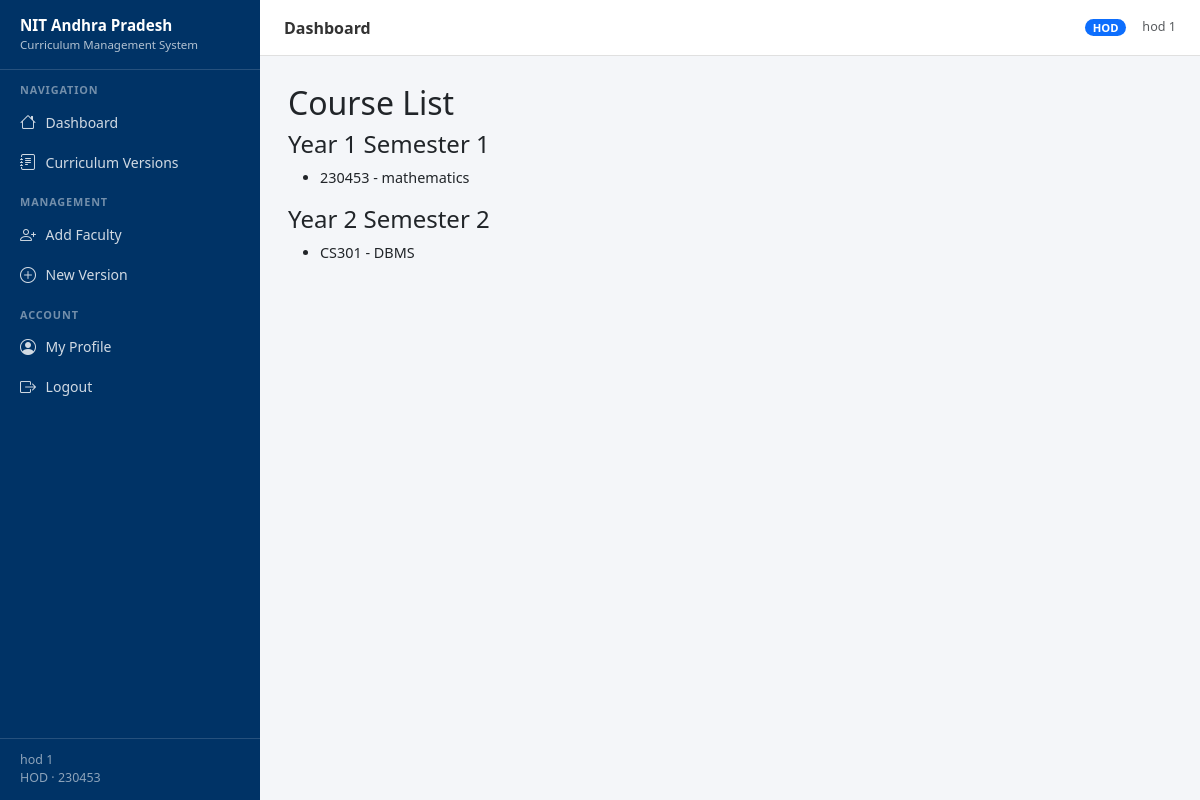
The app's page /curriculum/version/2/courses/ (signed in) with its own data.
### accounts/models.py (models this page shows, shortened)
class Profile(models.Model):
    ROLE_ADMIN = 'ADMIN'
    ROLE_HOD = 'HOD'
    ROLE_FACULTY = 'FACULTY'
    ROLE_CHOICES = [
        (ROLE_ADMIN, 'Admin'),
        (ROLE_HOD, 'HOD'),
        (ROLE_FACULTY, 'Faculty'),
    ]
    user = models.OneToOneField(User, on_delete=models.CASCADE, related_name='profile')
    role = models.CharField(max_length=20, choices=ROLE_CHOICES)
    department = models.ForeignKey(
        Department,
        on_delete=models.SET_NULL,
        null=True,
        blank=True,
        related_name='profiles'
    )
    employee_id = models.CharField(max_length=50, blank=True)
    phone = models.CharField(max_length=20, blank=True)
    created_at = models.DateTimeField(auto_now_add=True)
    class Meta:
        ordering = ['user__last_name', 'user__first_name']
    @property
    def is_admin(self):
        return self.role == self.ROLE_ADMIN
    @property
    def is_hod(self):
        return self.role == self.ROLE_HOD
    @property
    def display_name(self):
        full = self.user.get_full_name()
        return full if full.strip() else self.user.username

class Department(models.Model):
    name = models.CharField(max_length=200)
    code = models.CharField(max_length=20, unique=True)
    degree = models.CharField(max_length=100, default='B.Tech')
    created_at = models.DateTimeField(auto_now_add=True)
    updated_at = models.DateTimeField(auto_now=True)
    class Meta:
        ordering = ['name']

### curriculum/models.py (models this page shows, shortened)
class Semester(models.Model):
    YEAR_CHOICES = [
        (1, 'Year I'), (2, 'Year II'), (3, 'Year III'), (4, 'Year IV'),
    ]
    SEM_CHOICES = [
        (1, 'Semester I'), (2, 'Semester II'),
    ]
    curriculum_version = models.ForeignKey(CurriculumVersion, on_delete=models.CASCADE, related_name='semesters')
    year = models.PositiveSmallIntegerField(choices=YEAR_CHOICES)
    semester = models.PositiveSmallIntegerField(choices=SEM_CHOICES)
    class Meta:
        ordering = ['year', 'semester']
        unique_together = [('curriculum_version', 'year', 'semester')]
    def __str__(self):
        return f"Year {self.year} Semester {self.semester}"

class Course(models.Model):
    semester = models.ForeignKey(Semester, on_delete=models.CASCADE, related_name='courses')
    category = models.ForeignKey(CourseCategory, on_delete=models.SET_NULL, null=True, related_name='courses')
    code = models.CharField(max_length=20)
    title = models.CharField(max_length=300)
    lectures = models.PositiveSmallIntegerField(default=0, verbose_name='L')
    tutorials = models.PositiveSmallIntegerField(default=0, verbose_name='T')
    practicals = models.PositiveSmallIntegerField(default=0, verbose_name='P')
    credits = models.PositiveSmallIntegerField(default=0)
    is_elective = models.BooleanField(default=False)
    elective_group = models.CharField(
        max_length=50,
        blank=True,
        help_text="Group label for OR electives, e.g. 'Group A'"
    )
    prerequisites = models.ManyToManyField(
        'self',
        symmetrical=False,
        blank=True,
        related_name='prerequisite_for'
    )
    syllabus_text = models.TextField(blank=True)
    display_order = models.PositiveSmallIntegerField(default=0)
    created_at = models.DateTimeField(auto_now_add=True)
    updated_at = models.DateTimeField(auto_now=True)
    class Meta:
        ordering = ['display_order', 'code']

### curriculum/views.py (the view)
    @login_required
    def wrapper(request, *args, **kwargs):
        profile = get_profile(request)
        if not profile or not profile.department:
            return HttpResponseForbidden("No department assigned.")
        return view_func(request, *args, **kwargs)

### curriculum/views.py (called while the page is built)
def get_profile(request):
    try:
        return request.user.profile
    except Profile.DoesNotExist:
        return None

def dept_required(view_func):
    @login_required
    def wrapper(request, *args, **kwargs):
        profile = get_profile(request)
        if not profile or not profile.department:
            return HttpResponseForbidden("No department assigned.")
        return view_func(request, *args, **kwargs)
    return wrapper

def get_version_or_403(request, version_pk):
    profile = get_profile(request)
    version = get_object_or_404(CurriculumVersion, pk=version_pk)
    if profile.is_admin:
        return version
    if version.department != profile.department:
        return None
    return version

@dept_required
def course_list(request, version_pk):
    profile = get_profile(request)
    version = get_version_or_403(request, version_pk)
    if version is None:
        return HttpResponseForbidden()
    semesters = version.semesters.prefetch_related(
        'courses__category', 'courses__course_outcomes'
    ).all()
    return render(request, 'curriculum/course_list.html', {
        'version': version, 'semesters': semesters, 'profile': profile
    })

### templates/curriculum/course_list.html
{% extends "base.html" %}
{% block content %}
<h2>Course List</h2>
{% for semester in semesters %}
    <h4>{{ semester }}</h4>
    <ul>
    {% for course in semester.courses.all %}
        <li>
            {{ course.code }} - {{ course.title }}
        </li>
    {% empty %}
        <li>No courses</li>
    {% endfor %}
    </ul>
{% endfor %}
{% endblock %}

### templates/base.html (shortened to what this page needs)
<!DOCTYPE html>
<html lang="en">
<head>
  <link href="https://cdn.jsdelivr.net/npm/bootstrap@5.3.3/dist/css/bootstrap.min.css" rel="stylesheet" />
  <link href="https://cdn.jsdelivr.net/npm/bootstrap-icons@1.11.3/font/bootstrap-icons.min.css" rel="stylesheet" />
</head>
<body>
<nav id="sidebar">
  <div class="brand">
    <div class="brand-title">NIT Andhra Pradesh</div>
    <div class="brand-sub">Curriculum Management System</div>
  </div>
  {% if user.is_authenticated %}
    {% with profile=user.profile %}
    <div class="nav-section-label">Navigation</div>
    <a href="{% url 'accounts:dashboard' %}" class="nav-link {% block nav_dashboard %}{% endblock %}">
      <i class="bi bi-house"></i> Dashboard
    </a>
    <a href="{% url 'curriculum:version_list' %}" class="nav-link {% block nav_curriculum %}{% endblock %}">
      <i class="bi bi-journal-text"></i> Curriculum Versions
    </a>
    {% if profile.is_admin or profile.is_hod %}
    <div class="nav-section-label">Management</div>
      {% if profile.is_hod %}
      <a href="{% url 'accounts:create_faculty' %}" class="nav-link">
        <i class="bi bi-person-plus"></i> Add Faculty
      </a>
      <a href="{% url 'curriculum:version_create' %}" class="nav-link">
        <i class="bi bi-plus-circle"></i> New Version
      </a>
      {% endif %}
    {% endif %}
    <div class="nav-section-label">Account</div>
    <a href="{% url 'accounts:edit_profile' %}" class="nav-link">
      <i class="bi bi-person-circle"></i> My Profile
    </a>
    <a href="{% url 'accounts:logout' %}" class="nav-link">
      <i class="bi bi-box-arrow-right"></i> Logout
    </a>
    <div class="sidebar-footer">
      <div>{{ profile.display_name }}</div>
      <div>{{ profile.get_role_display }}
        {% if profile.department %}· {{ profile.department.code }}{% endif %}
      </div>
    </div>
    {% endwith %}
  {% endif %}
</nav>
<div id="topbar">
  <span class="page-title">{% block page_title %}Dashboard{% endblock %}</span>
  {% if user.is_authenticated %}
    {% with profile=user.profile %}
    {% if profile.is_admin %}
      <span class="badge badge-role bg-danger">ADMIN</span>
    {% elif profile.is_hod %}
      <span class="badge badge-role bg-primary">HOD</span>
    {% else %}
      <span class="badge badge-role bg-secondary">FACULTY</span>
    {% endif %}
    <span class="text-muted small d-none d-sm-inline">{{ user.get_full_name|default:user.username }}</span>
    {% endwith %}
  {% endif %}
</div>
<div id="main-content">
  {% block content %}{% endblock %}
</div>
</body>
</html>

### templates/base.html (style rules this page uses)
:root { --sidebar-width: 260px; --topbar-height: 56px; --primary: #003366; --primary-light: #e8f0fb; --accent: #c8102e; --text-muted-custom: #6c757d; }
body { background: #f4f6f9; font-family: 'Segoe UI', sans-serif; font-size: 0.9rem; }
#sidebar { position: fixed; top: 0; left: 0; width: var(--sidebar-width); height: 100vh; background: var(--primary); display: flex; flex-direction: column; z-index: 1040; transition: transform 0.3s ease; overflow-y: auto; }
#sidebar .brand { padding: 1rem 1.25rem; border-bottom: 1px solid rgba(255,255,255,0.15); color: #fff; }
#sidebar .brand-title { font-size: 0.95rem; font-weight: 700; line-height: 1.3; }
#sidebar .brand-sub { font-size: 0.72rem; opacity: 0.7; }
#sidebar .nav-section-label { padding: 0.75rem 1.25rem 0.25rem; font-size: 0.68rem; font-weight: 700; text-transform: uppercase; letter-spacing: 0.08em; color: rgba(255,255,255,0.45); }
#sidebar .nav-link { padding: 0.5rem 1.25rem; color: rgba(255,255,255,0.82); border-radius: 0; display: flex; align-items: center; gap: 0.6rem; font-size: 0.875rem; transition: background 0.15s; }
#sidebar .nav-link .bi { font-size: 1rem; flex-shrink: 0; }
#sidebar .sidebar-footer { margin-top: auto; padding: 0.75rem 1.25rem; border-top: 1px solid rgba(255,255,255,0.15); font-size: 0.78rem; color: rgba(255,255,255,0.55); }
#topbar { position: fixed; top: 0; left: var(--sidebar-width); right: 0; height: var(--topbar-height); background: #fff; border-bottom: 1px solid #e0e0e0; display: flex; align-items: center; padding: 0 1.5rem; z-index: 1030; gap: 1rem; }
#topbar .page-title { font-weight: 600; font-size: 1rem; color: #333; flex: 1; }
#topbar .badge-role { font-size: 0.7rem; padding: 0.3em 0.7em; border-radius: 20px; }
#main-content { margin-left: var(--sidebar-width); margin-top: var(--topbar-height); padding: 1.75rem; min-height: calc(100vh - var(--topbar-height)); }

### records on screen
Profile: display_name "hod 1", role "HOD", department.code "230453"
Semester: year+semester "Year 1 Semester 1"
Course: code "230453", title "mathematics"
Semester: year+semester "Year 2 Semester 2"
Course: code "CS301", title "DBMS"

### other values on screen
{{ user.get_full_name|default:user.username }} "hod 1"
